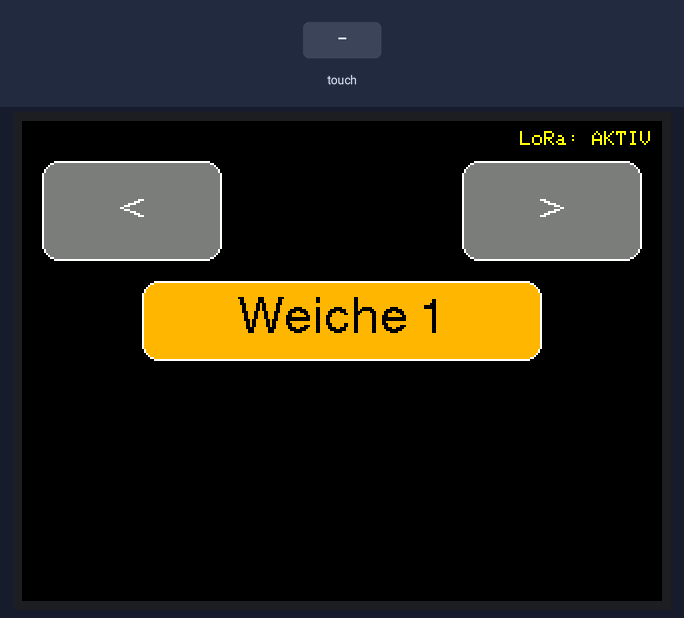
The sketch below on a simulated ESP32. On the bench: 320×240 colour display. Inputs (shaded band) come from the test bench. No radio packets arrive unless stated; what the sketch prints to the serial monitor is not drawn.

Above: at 1.4 s.
1.5 s: screen touched at 13 % across, 10 % down
At 2.7 s:
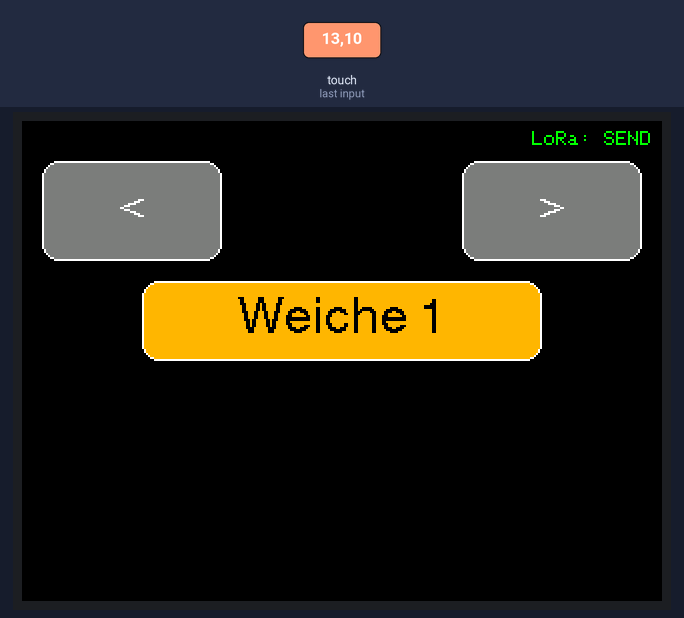
3.0 s: screen touched at 38 % across, 50 % down
At 4.1 s:
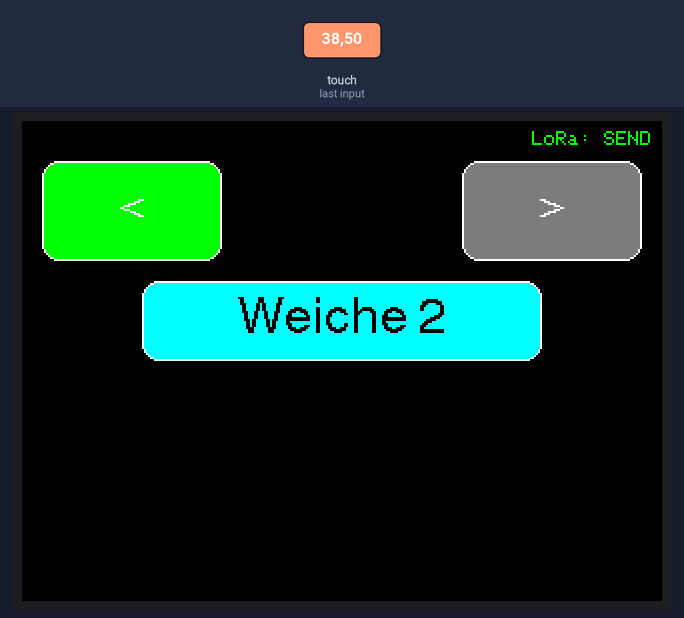
4.6 s: screen touched at 62 % across, 50 % down
At 5.4 s:
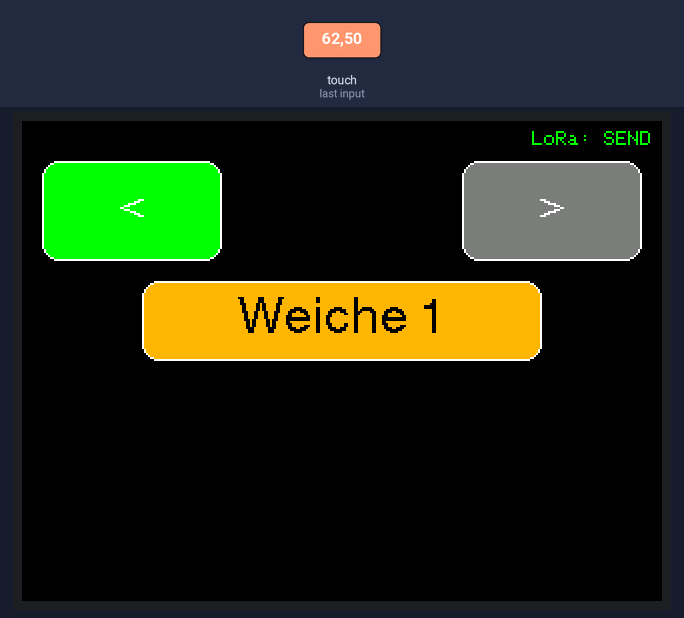
Timing chart, 0 to 7.6 s (numbered marks = the images above; inputs shaded):
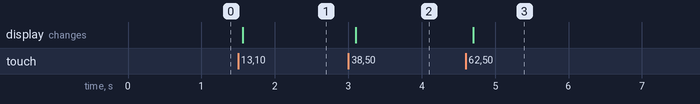

The sketch:

_LoRaWeiche_Sender.ino
```cpp
/*  Sender Motorsteuerung über LoRa*/
#include <TFT_eSPI.h>
#include <SPI.h>
#include <LoRa.h>

// ================= TFT =================
TFT_eSPI tft = TFT_eSPI();
uint16_t calData[5] = { 526, 3172, 449, 3087, 1 };

// ================= LoRa Pins =================
#define LORA_SCK   18
#define LORA_MISO  19
#define LORA_MOSI  23
#define LORA_SS     5
#define LORA_RST   17
#define LORA_DIO0  26

// ================= Steuerdaten =================

uint8_t weicheID = 1;      // 1 oder 2 (Toggle)
uint8_t direction = 0;   // 1=Gerade,2=Abzweig


// ================= Timing =================
unsigned long lastSend = 0;
const unsigned long SEND_INTERVAL = 300;

// ================= UI Geometrie =================
#define BTN_W 90
#define BTN_H 50
#define BTN_Y 20

#define BTN_VOR_X     10
#define BTN_STOP_X  115
#define BTN_BACK_X  220


#define BTN_TOGGLE_X  60
#define BTN_TOGGLE_Y  80
#define BTN_TOGGLE_W  200
#define BTN_TOGGLE_H  40


// =================================================

bool inRect(int x, int y, int rx, int ry, int rw, int rh) {
  return (x >= rx && x <= rx + rw && y >= ry && y <= ry + rh);
}

enum LoRaStatus {
  LORA_INIT,
  LORA_SEND,
  LORA_ERROR
};

LoRaStatus loraStatus = LORA_INIT;
unsigned long loraStatusTime = 0;


void drawButton(int x, int y, int w, int h, const char* label, bool active, uint16_t color) {
  uint16_t fill = active ? color : TFT_DARKGREY;
  tft.fillRoundRect(x, y, w, h, 8, fill);
  tft.drawRoundRect(x, y, w, h, 8, TFT_WHITE);
  tft.setTextDatum(MC_DATUM);
  tft.setTextColor(TFT_WHITE);
  tft.drawString(label, x + w / 2, y + h / 2, 4);
}

void drawToggle() {
  String text = (weicheID == 1) ? "Weiche 1" : "Weiche 2";
  uint16_t color = (weicheID == 1) ? TFT_ORANGE : TFT_CYAN;

  tft.fillRoundRect(BTN_TOGGLE_X, BTN_TOGGLE_Y,
                    BTN_TOGGLE_W, BTN_TOGGLE_H, 8, color);
  tft.drawRoundRect(BTN_TOGGLE_X, BTN_TOGGLE_Y,
                    BTN_TOGGLE_W, BTN_TOGGLE_H, 8, TFT_WHITE);

  tft.setTextDatum(MC_DATUM);
  tft.setTextColor(TFT_BLACK);
  tft.drawString(text,
                 BTN_TOGGLE_X + BTN_TOGGLE_W / 2,
                 BTN_TOGGLE_Y + BTN_TOGGLE_H / 2, 4);
}


void drawUI() {
  tft.fillScreen(TFT_BLACK);

  drawButton(BTN_VOR_X,  BTN_Y, BTN_W, BTN_H, "<",     direction == 1, TFT_GREEN);
  drawButton(BTN_BACK_X, BTN_Y, BTN_W, BTN_H, ">", direction == 2, TFT_BLUE);

  drawToggle();
  drawLoRaStatus();

}

// ================= LoRa =================
void sendLoRa() {

  LoRa.beginPacket();
  LoRa.write(weicheID);
  LoRa.write(direction);
  LoRa.endPacket();

  Serial.printf("Weiche:%d Cmd:%d\n", weicheID, direction);

  loraStatus = LORA_SEND;

  drawLoRaStatus();


}

void drawLoRaStatus() {
  uint16_t color;
  String text;

  switch (loraStatus) {
    case LORA_INIT:
      color = TFT_YELLOW;
      text = "LoRa: AKTIV";
      break;
    case LORA_SEND:
      color = TFT_GREEN;
      text = "LoRa: SEND";
      break;
    case LORA_ERROR:
      color = TFT_RED;
      text = "LoRa: ERROR";
      break;
  }

  // Bereich löschen
  tft.fillRect(180, 0, 140, 20, TFT_BLACK);

  tft.setTextDatum(TR_DATUM);
  tft.setTextColor(color, TFT_BLACK);
  tft.drawString(text, 315, 5);
}


// =================================================

void setup() {
  Serial.begin(115200);

  // TFT
  tft.init();
  tft.setRotation(3);
  tft.setTouch(calData);
  tft.setTextColor(TFT_WHITE, TFT_BLACK);

  // SPI & LoRa
  SPI.begin(LORA_SCK, LORA_MISO, LORA_MOSI, LORA_SS);
  LoRa.setPins(LORA_SS, LORA_RST, LORA_DIO0);

  if (!LoRa.begin(868300000)) {
    Serial.println("LoRa Fehler!");
    loraStatus = LORA_ERROR;
  } else {
    loraStatus = LORA_INIT;
  }

  drawUI();
  Serial.println("Sender bereit");
}

void loop() {
  uint16_t x, y;
  bool changed = false;

  if (tft.getTouch(&x, &y)) {

    // Toggle Weiche
    if (inRect(x, y,
               BTN_TOGGLE_X, BTN_TOGGLE_Y,
               BTN_TOGGLE_W, BTN_TOGGLE_H)) {
      weicheID = (weicheID == 1) ? 2 : 1;
      drawUI();
      delay(200); // Entprellen
    }

    // Gerade
    else if (inRect(x, y, BTN_VOR_X, BTN_Y, BTN_W, BTN_H)) {
      direction = 1;
      changed = true;
    }

    // Abzweig
    else if (inRect(x, y, BTN_BACK_X, BTN_Y, BTN_W, BTN_H)) {
      direction = 2;
      changed = true;
    }
  }

  if (changed) {
    sendLoRa();
  }

}
```

Measured:
- after the input at 1.5 s, the display: changes after 0.06 s (image 1)
- after the input at 3.0 s, the display: changes after 0.10 s (image 2)
- after the input at 4.6 s, the display: changes after 0.10 s (image 3)
